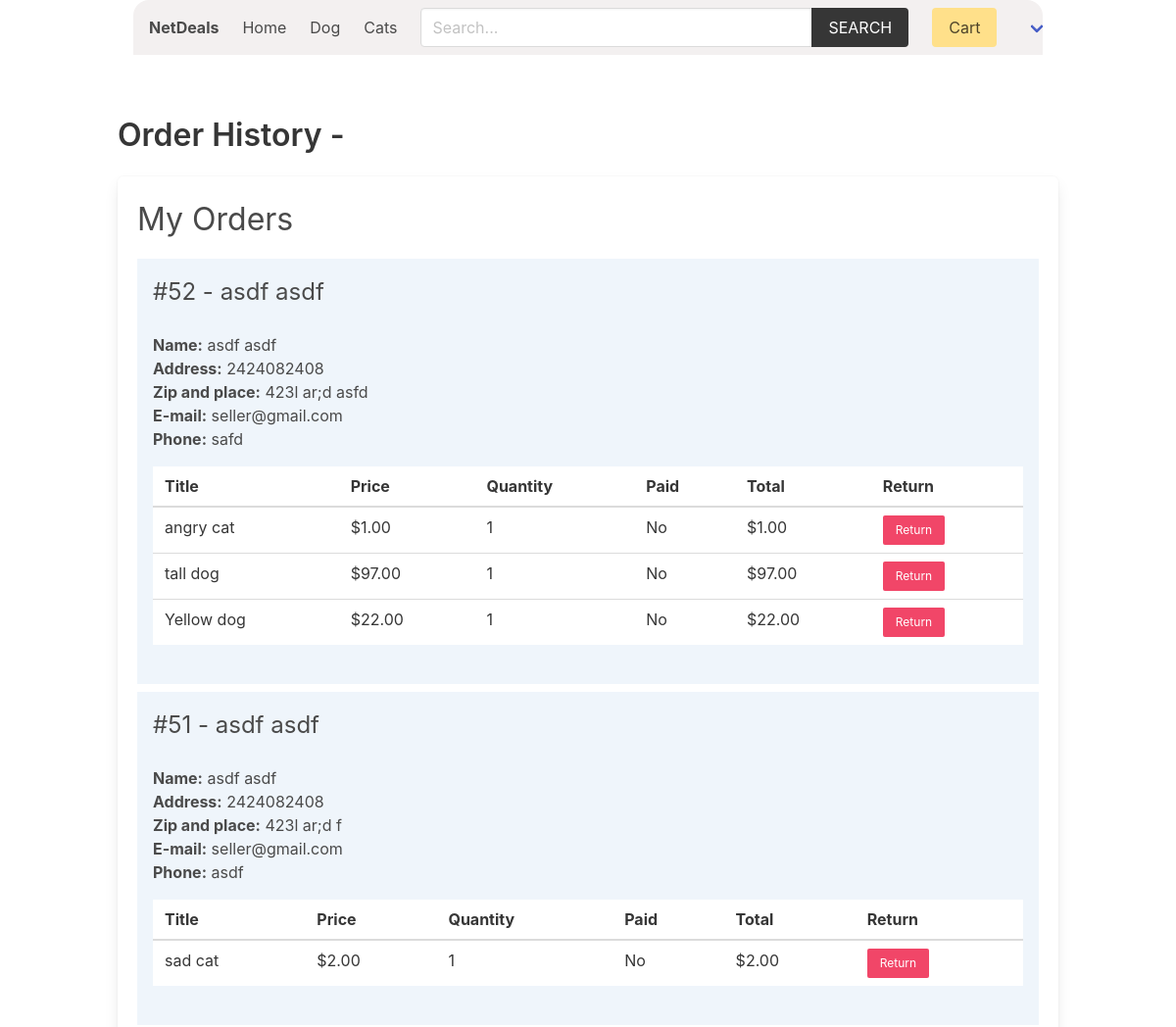
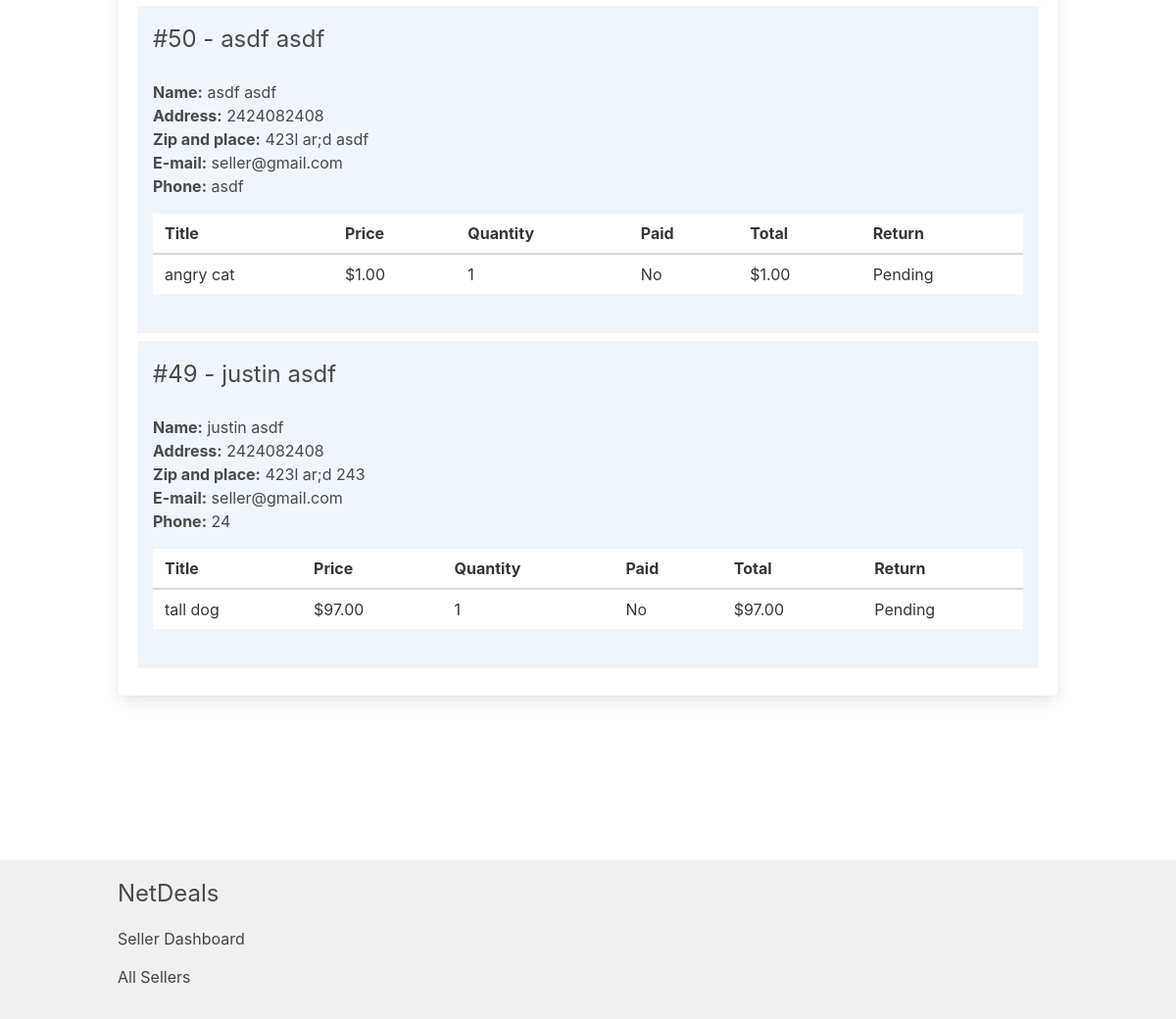
The page /seller/order-history/ (signed in) on the database its author committed (2 pictures, top to bottom).
### product/models.py (models this page shows, shortened)
class Category(models.Model):
    title = models.CharField(max_length=50)
    slug = models.SlugField(max_length=55)
    ordering = models.IntegerField(default=0)
    class Meta:
        ordering = ['ordering']

class Product(models.Model):
    quantity = models.PositiveIntegerField(default=0)
    category = models.ForeignKey(Category, related_name='products', on_delete=models.CASCADE)
    seller = models.ForeignKey(SellerProfile, related_name="products", on_delete=models.CASCADE)
    title = models.CharField(max_length=50)
    slug = models.SlugField(max_length=55)
    description = models.TextField(blank=True, null=True)
    price = models.DecimalField(max_digits=6, decimal_places=2)
    added_date = models.DateTimeField(auto_now_add=True)
    image = models.ImageField(upload_to='uploads/', blank=True, null=True)
    thumbnail = models.ImageField(upload_to='uploads/', blank=True, null=True) # Change uploads to thumbnails
    class Meta:
        ordering = ['-added_date']

### order/models.py (models this page shows, shortened)
class Order(models.Model):
    first_name = models.CharField(max_length=100)
    last_name = models.CharField(max_length=100)
    email = models.CharField(max_length=100)
    address = models.CharField(max_length=100)
    zipcode = models.CharField(max_length=100)
    place = models.CharField(max_length=100)
    phone = models.CharField(max_length=100)
    created_at = models.DateTimeField(auto_now_add=True)
    paid_amount = models.DecimalField(max_digits=8, decimal_places=2)
    sellers = models.ManyToManyField(SellerProfile, related_name="orders")
    buyer = models.ForeignKey(BuyerProfile, null=True, blank=True, on_delete=models.SET_NULL, related_name='buyer_orders')
    seller = models.ForeignKey(SellerProfile, null=True, blank=True, on_delete=models.SET_NULL, related_name='seller_orders')
    class Meta:
        ordering = ['-created_at']

class OrderItem(models.Model):
    order = models.ForeignKey(Order, related_name="items", on_delete=models.CASCADE)
    product = models.ForeignKey(Product, related_name="items", on_delete=models.SET_NULL, null=True)
    item_name = models.CharField(max_length=50, default="Unknown")
    seller = models.ForeignKey(SellerProfile, related_name="items", on_delete=models.CASCADE)
    seller_paid = models.BooleanField(default=False)
    price = models.DecimalField(max_digits=8, decimal_places=2)
    quantity = models.IntegerField(default=1)
    return_status = models.BooleanField(default=False)
    def get_total_price(self):
        return self.price * self.quantity

### seller/views.py (the view)
# urls.py: path('order-history/', views.order_history, name="order-history"),
@login_required
def order_history(request):
    seller = request.user.sellerprofile
    orders = Order.objects.filter(seller=seller).prefetch_related('items')
    for order in orders:
        order.filtered_items = order.items.all()
    return render(request, 'seller/order_history.html', {'seller': seller, 'orders': orders})

### cart/cart.py (called while the page is built)
    def __len__(self):
        return sum(item['quantity'] for item in self.cart.values())

### cart/context_processors.py (called while the page is built)
def cart(request):
    return {'cart': Cart(request)}

### product/context_processors.py (called while the page is built)
def menu_categories(request):
    categories = Category.objects.all()
    return {'categories': categories}

### templates/seller/order_history.html (shortened to what this page needs)
{% extends 'core/base.html' %}
{% block content %}
    <h1 class="title">Order History - </h1>
    <div class="box">
        <h2 class="is-size-3 mb-4">My Orders</h2>
        {% if orders %}
            {% for order in orders %}
                <div class="{% if order.fully_paid %}has-background-success-light{% else %}has-background-info-light{% endif %} mb-2 p-4">
                    <div class="columns is-multiline">
                        <div class="column is-6">
                            <h3 class="is-size-4">#{{ order.id }} - {{ order.first_name }} {{ order.last_name }}</h3>
                        </div>
                        <div class="column is-12">
                            <b>Name:</b> {{ order.first_name }} {{ order.last_name }}<br>
                            <b>Address:</b> {{ order.address }}<br>
                            <b>Zip and place:</b> {{ order.zipcode }} {{ order.place }}<br>
                            <b>E-mail:</b> {{ order.email }}<br>
                            <b>Phone:</b> {{ order.phone }}
                            <table class="table is-fullwidth mt-4">
                                <thead>
                                    <tr>
                                        <th>Title</th>
                                        <th>Price</th>
                                        <th>Quantity</th>
                                        <th>Paid</th>
                                        <th>Total</th>
                                        <th>Return</th>
                                    </tr>
                                </thead>
                                <tbody>
                                {% for item in order.filtered_items %}
                                    <tr>
                                        <td>{{ item.product.title }}</td>
                                        <td>${{ item.product.price }}</td>
                                        <td>{{ item.quantity }}</td>
                                        <td>{{ item.seller_paid|yesno:"Yes,No" }}</td>
                                        <td>${{ item.get_total_price }}</td>
                                        {% if item.return_status %}
                                        <td>
                                            <p>Pending</p>
                                        </td>
                                        {% else %}
                                        <td>
                                            <div><button class="button is-small is-danger delete-product" data-order-id="{{ order.id }}" data-product-id="{{ item.product_id }}" data-date="{{ order.created_at }}">Return</button></div>
                                        </td>
                                        {% endif %}
                                    </tr>
                                {% endfor %}
                                </tbody>
                            </table>
                        </div>
                    </div>
                </div>
            {% endfor %}
        {% endif %}
    </div>
{% endblock content %}

### templates/core/base.html (shortened to what this page needs)
{% load static %}
{% load product_filters %}
<!DOCTYPE html>
<html lang="en">
<head>
    <link rel="stylesheet" href="https://cdn.jsdelivr.net/npm/bulma@0.9.2/css/bulma.min.css">
    <link rel="stylesheet" href="{% static 'css/main.css' %}">
</head>
<body>
    <div class="container px-4">
        <nav class="navbar px-4" role="navigation" aria-label="main navigation">
            <div class="navbar-brand">
                <a class="navbar-item" href="{% url 'core:home' %}">
                    <h1><strong>NetDeals</strong></h1>
                </a>
            </div>
            <div id="navbarBasicExample" class="navbar-menu">
                <div class="navbar-start">
                <a class="navbar-item" href="{% url 'core:home' %}">
                    Home
                </a>
                {% for category in categories %}
                    <a class="navbar-item" href="{% url 'product:category' category.slug %}">
                        {{category.title}}
                    </a>
                {% endfor %}
                </div>
                <div class="navbar-start">
                    <div class="navbar-item">
                        <form method="get" action="{% url 'product:search' %}">
                            <div class="field has-addons">
                                <div class="control">
                                    <input type="search" name="query" id="" class="input" placeholder="Search...">
                                </div>
                                <div class="control">
                                    <button class="button is-dark is-uppercase">Search</button>
                                </div>
                            </div>
                        </form>
                    </div>
                </div>
                <div class="navbar-end">
                <div class="navbar-item">
                    <a href="{% url 'cart:cart' %}" class="button is-warning">Cart {% if cart %}({{cart|length}}){% endif %}</a>
                </div>
                {% if user.role == 'seller' %}
                <div class="navbar-item has-dropdown is-hoverable">
                    <a class="navbar-link is-capitalized">
                    </a>
                </div>
                {% endif %}
                </div>
            </div>
            </nav>
    </div>
    <section class="section">
        <div class="container">
            {% block content %}{% endblock content %}
        </div>
    </section>
    <div class="main-content-wrapper">
        <section class="section">
        </section>
    </div>
    <footer class="footer">
        <div class="container">
            <h3 class="is-size-4 mb-4">NetDeals</h3>
            {% if user.role == 'seller' %}
                <a href="{% url 'seller:seller-dashboard' %}">Seller Dashboard</a>
            {% endif %}
            <br>
            <a href="{% url 'seller:sellers' %}">All Sellers</a>
        </div>
    </footer>
</body>
</html>

### core/static/css/main.css (style rules this page uses)
.footer a { margin-bottom: 15px; display: inline-block; color: #444; }

### templates/core/base.html (style rules this page uses)
.navbar { z-index: 1000; background-color: #f3f0f0; border-radius: 1rem 1rem 0 0; margin-bottom: 1rem; width: 100%; position: relative; }
.navbar .input { width: 400px; }
.navbar .field.has-addons { width: 100%; }
body { display: flex; flex-direction: column; min-height: 100vh; }
.main-content-wrapper { flex-grow: 1; }
.footer { background-color: #f0f0f0; padding: 1rem 0; }

### rows shown on the page
Category: title "Dog"
Category: title "Cats"
Order: id "52", first_name "asdf", last_name "asdf", address "2424082408", zipcode "423l ar;d", place "asfd", email "seller@gmail.com", phone "safd"
OrderItem: product "angry cat", product.price "1.00", quantity "1", seller_paid "No", get_total_price "1.00"
OrderItem: product "tall dog", product.price "97.00", quantity "1", seller_paid "No", get_total_price "97.00"
OrderItem: product "Yellow dog", product.price "22.00", quantity "1", seller_paid "No", get_total_price "22.00"
Order: id "51", first_name "asdf", last_name "asdf", address "2424082408", zipcode "423l ar;d", place "f", email "seller@gmail.com", phone "asdf"
OrderItem: product "sad cat", product.price "2.00", quantity "1", seller_paid "No", get_total_price "2.00"
Order: id "50", first_name "asdf", last_name "asdf", address "2424082408", zipcode "423l ar;d", place "asdf", email "seller@gmail.com", phone "asdf"
OrderItem: product "angry cat", product.price "1.00", quantity "1", seller_paid "No", get_total_price "1.00", return_status "Pending"
Order: id "49", first_name "justin", last_name "asdf", address "2424082408", zipcode "423l ar;d", place "243", email "seller@gmail.com", phone "24"
OrderItem: product "tall dog", product.price "97.00", quantity "1", seller_paid "No", get_total_price "97.00", return_status "Pending"
